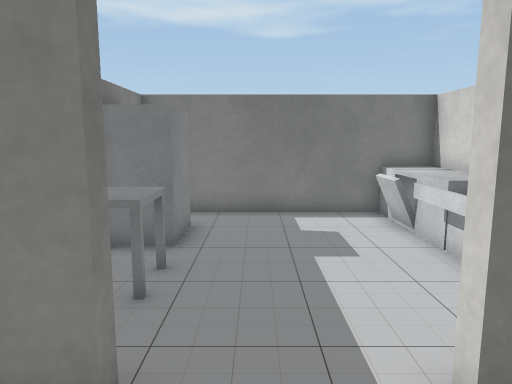
view 1 (above)

15 first-person views from a walk through a scene from a Unity 3-D project. The camera is 1.2 m above the floor, tilts 8° down and sees 70° across. Doors are open. The floor is counted in squares, 0.5 m on a side. Each view is taken from the middle of a square. On the plan, view 1 faces up. The plan holds only what a view shows up to about 20 squares ahead; the rest is blank. The place goes on beyond the plan. The player is left out. Some surface patterns are stand-ins.

view 2
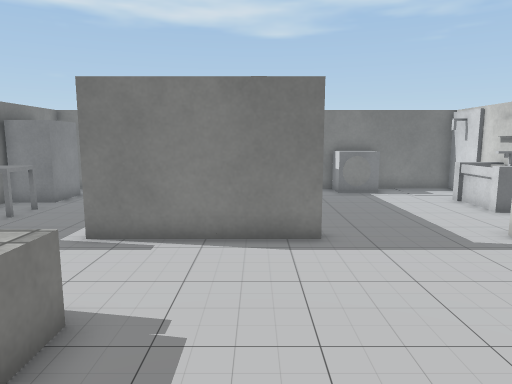

view 3
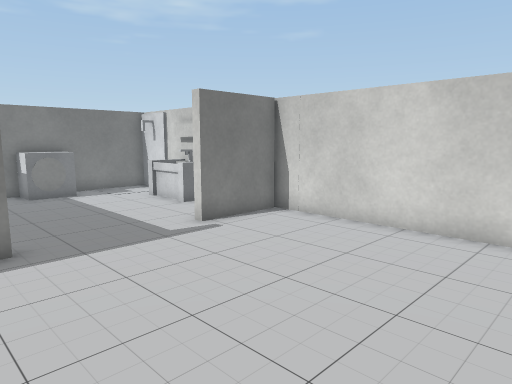

view 4
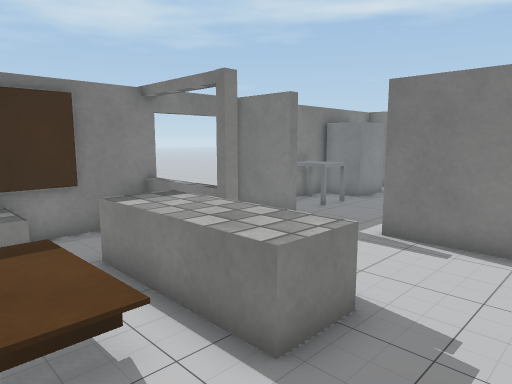

view 5
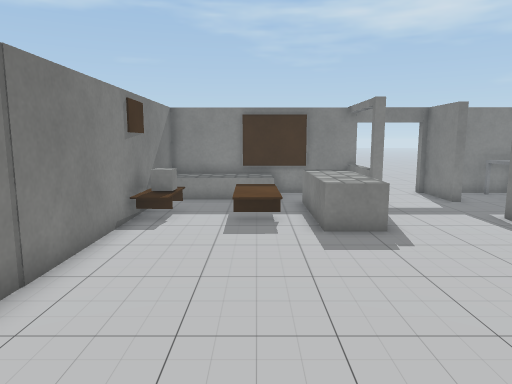

view 6
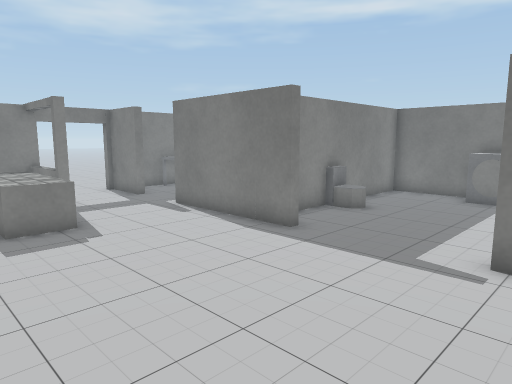

view 7
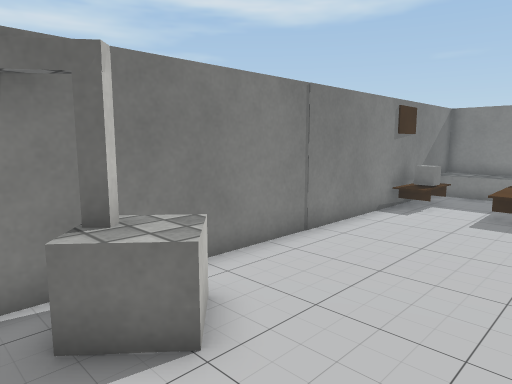

view 8
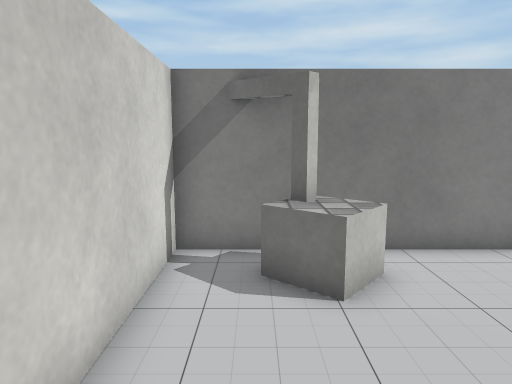

view 9
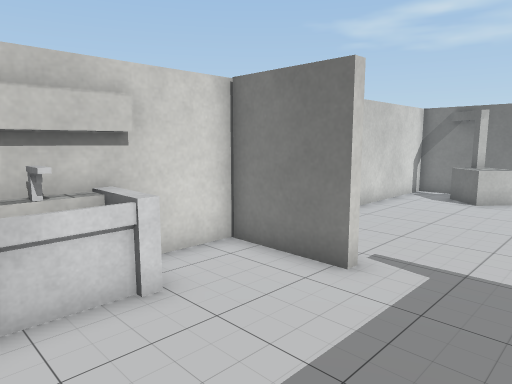

view 10
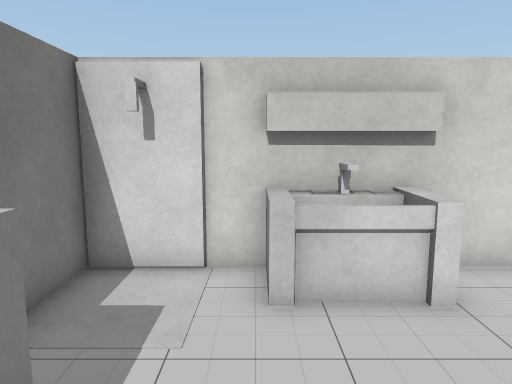

view 11
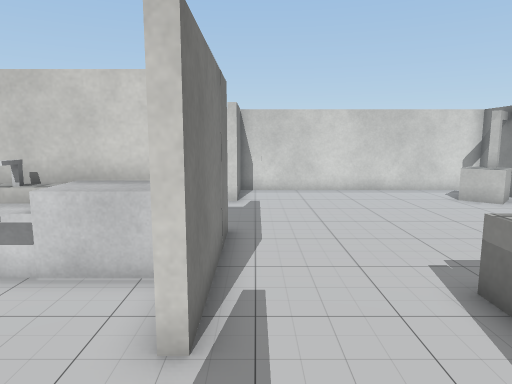

view 12
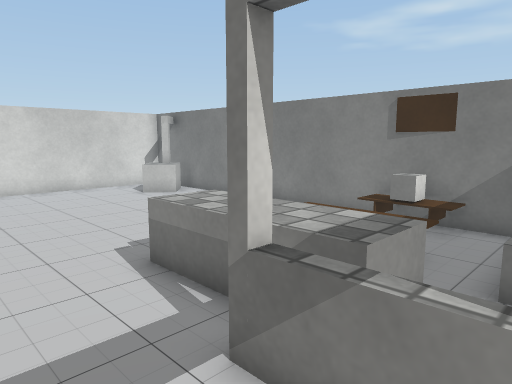

view 13
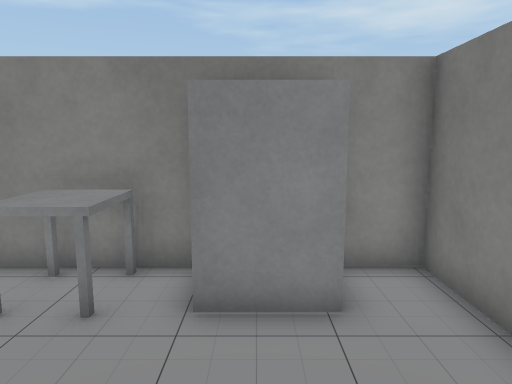

view 14
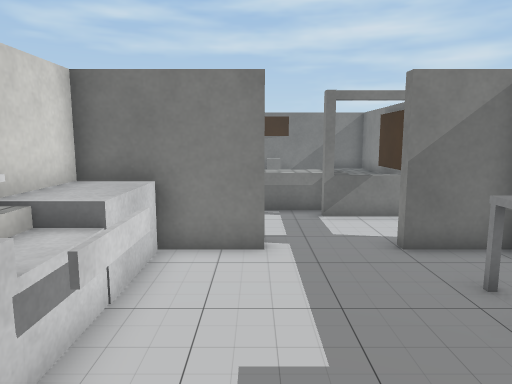

view 15
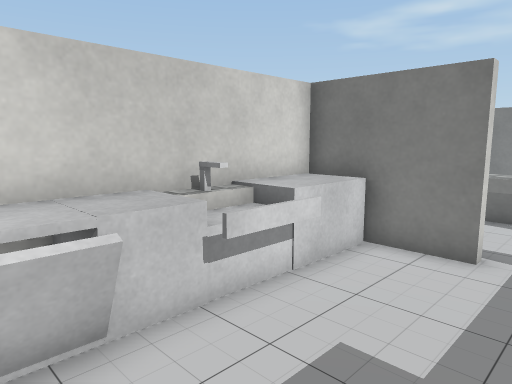

### Floor plan
Key: @ floor where view 1 was taken; # wall or solid block; x gap in a wall; . floor; D open door; = window, fence, low wall or low ledge; ^ raised ledge; B block; C cube; S sink; O other object.
Columns run from 4 left of view 1 to 16 right of it. Each row starts with its distance up from view 1.
 12 #########B#####O#####
 11 #...... #B#...OOO..SO
 10 # B.... =^#........ #
  9 # B.....CC#.......==#
  8 #BB.....CC#.......SS#
  7 #^^....SSS# ......SS#
  6 #^^.....BB#.......###
  5 #^^.....BB#.........#
  4 #.......BB#.........#
  3 ###...######.....####
  2 D...................#
  1 D...................#
  0 D###@...............#
 -1 ####x...............#
 -2 #..^^^^^............#
 -3 #..^^^^^............#
 -4 #...................#
 -5 #OO.OOO.............#
 -6 #OO..............B..#
 -7 #OO.............BBB.#
 -8 #OO.OOO.........BB#.#
 -9 #####################

Where each view was taken, in squares from view 1:
view 1: 0 up, 0 right, facing up
view 2: 6 down, 6 right, facing up
view 3: 6 down, 6 right, facing up-right
view 4: 6 down, 6 right, facing up-left
view 5: 5 down, 13 right, facing left
view 6: 5 down, 14 right, facing up-left
view 7: 3 down, 15 right, facing down-left
view 8: 1 down, 14 right, facing down
view 9: 9 up, 9 right, facing down-right
view 10: 9 up, 9 right, facing right
view 11: 2 up, 2 left, facing right
view 12: 2 up, 3 left, facing down-right
view 13: 9 up, 3 right, facing left
view 14: 11 up, 2 right, facing down
view 15: 11 up, 0 right, facing down-right
